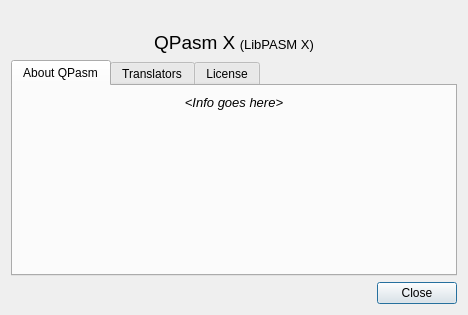
<?xml version="1.0" encoding="UTF-8"?>
<ui version="4.0">
 <class>AboutDialog</class>
 <widget class="QDialog" name="AboutDialog">
  <property name="geometry">
   <rect>
    <x>0</x>
    <y>0</y>
    <width>468</width>
    <height>315</height>
   </rect>
  </property>
  <property name="windowTitle">
   <string>About QPasm</string>
  </property>
  <property name="windowIcon">
   <iconset resource="qpasm.qrc">
    <normaloff>:/res/img/qpasm.svg</normaloff>:/res/img/qpasm.svg</iconset>
  </property>
  <property name="modal">
   <bool>true</bool>
  </property>
  <layout class="QVBoxLayout" name="verticalLayout_2">
   <item>
    <widget class="QLabel" name="label">
     <property name="text">
      <string/>
     </property>
     <property name="pixmap">
      <pixmap resource="qpasm.qrc">:/res/img/qpasm_logo.svg</pixmap>
     </property>
     <property name="alignment">
      <set>Qt::AlignCenter</set>
     </property>
    </widget>
   </item>
   <item>
    <widget class="QLabel" name="labelVersion">
     <property name="text">
      <string notr="true">&lt;!DOCTYPE HTML PUBLIC &quot;-//W3C//DTD HTML 4.0//EN&quot; &quot;http://www.w3.org/TR/REC-html40/strict.dtd&quot;&gt;
&lt;html&gt;&lt;head&gt;&lt;meta name=&quot;qrichtext&quot; content=&quot;1&quot; /&gt;&lt;style type=&quot;text/css&quot;&gt;
p, li { white-space: pre-wrap; }
&lt;/style&gt;&lt;/head&gt;&lt;body style=&quot; font-family:'Sans'; font-size:10pt; font-weight:400; font-style:normal;&quot;&gt;
&lt;p style=&quot; margin-top:0px; margin-bottom:0px; margin-left:0px; margin-right:0px; -qt-block-indent:0; text-indent:0px;&quot;&gt;&lt;span style=&quot; font-size:14pt;&quot;&gt;QPasm X&lt;/span&gt;&lt;span style=&quot; font-size:12pt;&quot;&gt; &lt;/span&gt;(LibPASM X)&lt;/p&gt;&lt;/body&gt;&lt;/html&gt;</string>
     </property>
     <property name="alignment">
      <set>Qt::AlignCenter</set>
     </property>
    </widget>
   </item>
   <item>
    <widget class="QTabWidget" name="tabWidget">
     <property name="tabPosition">
      <enum>QTabWidget::North</enum>
     </property>
     <property name="currentIndex">
      <number>0</number>
     </property>
     <widget class="QWidget" name="tab">
      <attribute name="title">
       <string>About QPasm</string>
      </attribute>
      <layout class="QVBoxLayout" name="verticalLayout">
       <item>
        <widget class="QLabel" name="labelAbout">
         <property name="sizePolicy">
          <sizepolicy hsizetype="MinimumExpanding" vsizetype="MinimumExpanding">
           <horstretch>0</horstretch>
           <verstretch>0</verstretch>
          </sizepolicy>
         </property>
         <property name="text">
          <string notr="true">&lt;!DOCTYPE HTML PUBLIC &quot;-//W3C//DTD HTML 4.0//EN&quot; &quot;http://www.w3.org/TR/REC-html40/strict.dtd&quot;&gt;
&lt;html&gt;&lt;head&gt;&lt;meta name=&quot;qrichtext&quot; content=&quot;1&quot; /&gt;&lt;style type=&quot;text/css&quot;&gt;
p, li { white-space: pre-wrap; }
&lt;/style&gt;&lt;/head&gt;&lt;body style=&quot; font-family:'Sans'; font-size:10pt; font-weight:400; font-style:normal;&quot;&gt;
&lt;p align=&quot;center&quot; style=&quot; margin-top:0px; margin-bottom:0px; margin-left:0px; margin-right:0px; -qt-block-indent:0; text-indent:0px;&quot;&gt;&lt;span style=&quot; font-style:italic;&quot;&gt;&amp;lt;Info goes here&amp;gt;&lt;/span&gt;&lt;/p&gt;&lt;/body&gt;&lt;/html&gt;</string>
         </property>
         <property name="alignment">
          <set>Qt::AlignLeading|Qt::AlignLeft|Qt::AlignTop</set>
         </property>
         <property name="wordWrap">
          <bool>true</bool>
         </property>
         <property name="openExternalLinks">
          <bool>true</bool>
         </property>
        </widget>
       </item>
      </layout>
     </widget>
     <widget class="QWidget" name="tabTranslators">
      <attribute name="title">
       <string>Translators</string>
      </attribute>
      <layout class="QVBoxLayout" name="verticalLayout_4">
       <item>
        <widget class="QTextBrowser" name="translatorsText">
         <property name="styleSheet">
          <string notr="true">QTextBrowser {background: transparent;
border: none;}</string>
         </property>
        </widget>
       </item>
      </layout>
     </widget>
     <widget class="QWidget" name="tab_2">
      <attribute name="title">
       <string>License</string>
      </attribute>
      <layout class="QVBoxLayout" name="verticalLayout_3">
       <item>
        <widget class="QPlainTextEdit" name="licenseText">
         <property name="styleSheet">
          <string notr="true">QPlainTextEdit {background: transparent;
border: none;}</string>
         </property>
         <property name="readOnly">
          <bool>true</bool>
         </property>
         <property name="plainText">
          <string notr="true">&lt;LGPL v3 license text&gt;</string>
         </property>
        </widget>
       </item>
      </layout>
     </widget>
    </widget>
   </item>
   <item>
    <widget class="QDialogButtonBox" name="buttonBox">
     <property name="orientation">
      <enum>Qt::Horizontal</enum>
     </property>
     <property name="standardButtons">
      <set>QDialogButtonBox::Close</set>
     </property>
    </widget>
   </item>
  </layout>
 </widget>
 <resources>
  <include location="qpasm.qrc"/>
 </resources>
 <connections>
  <connection>
   <sender>buttonBox</sender>
   <signal>accepted()</signal>
   <receiver>AboutDialog</receiver>
   <slot>accept()</slot>
   <hints>
    <hint type="sourcelabel">
     <x>248</x>
     <y>254</y>
    </hint>
    <hint type="destinationlabel">
     <x>157</x>
     <y>274</y>
    </hint>
   </hints>
  </connection>
  <connection>
   <sender>buttonBox</sender>
   <signal>rejected()</signal>
   <receiver>AboutDialog</receiver>
   <slot>reject()</slot>
   <hints>
    <hint type="sourcelabel">
     <x>316</x>
     <y>260</y>
    </hint>
    <hint type="destinationlabel">
     <x>286</x>
     <y>274</y>
    </hint>
   </hints>
  </connection>
 </connections>
</ui>
